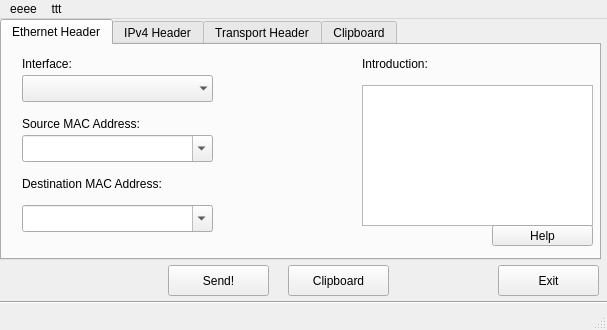
<?xml version="1.0" encoding="UTF-8"?>
<ui version="4.0">
 <class>MainWindow</class>
 <widget class="QMainWindow" name="MainWindow">
  <property name="geometry">
   <rect>
    <x>0</x>
    <y>0</y>
    <width>607</width>
    <height>330</height>
   </rect>
  </property>
  <property name="sizePolicy">
   <sizepolicy hsizetype="Fixed" vsizetype="Fixed">
    <horstretch>0</horstretch>
    <verstretch>0</verstretch>
   </sizepolicy>
  </property>
  <property name="maximumSize">
   <size>
    <width>607</width>
    <height>330</height>
   </size>
  </property>
  <property name="windowTitle">
   <string>Packet Crafter - V1.0</string>
  </property>
  <property name="windowIcon">
   <iconset>
    <normaloff>../../Pictures/Wallpapers/Mustang in Anticipation 1920 by 1080.jpg</normaloff>../../Pictures/Wallpapers/Mustang in Anticipation 1920 by 1080.jpg</iconset>
  </property>
  <property name="toolTipDuration">
   <number>-3</number>
  </property>
  <property name="documentMode">
   <bool>false</bool>
  </property>
  <property name="tabShape">
   <enum>QTabWidget::Rounded</enum>
  </property>
  <widget class="QWidget" name="centralwidget">
   <widget class="QTabWidget" name="tabWidget">
    <property name="geometry">
     <rect>
      <x>0</x>
      <y>0</y>
      <width>601</width>
      <height>241</height>
     </rect>
    </property>
    <property name="accessibleName">
     <string/>
    </property>
    <property name="tabPosition">
     <enum>QTabWidget::North</enum>
    </property>
    <property name="currentIndex">
     <number>0</number>
    </property>
    <widget class="QWidget" name="Ethernet">
     <attribute name="title">
      <string>Ethernet Header</string>
     </attribute>
     <widget class="QLabel" name="ifacelabel">
      <property name="geometry">
       <rect>
        <x>20</x>
        <y>10</y>
        <width>81</width>
        <height>17</height>
       </rect>
      </property>
      <property name="text">
       <string>Interface:</string>
      </property>
     </widget>
     <widget class="QLabel" name="label_2">
      <property name="geometry">
       <rect>
        <x>20</x>
        <y>70</y>
        <width>171</width>
        <height>17</height>
       </rect>
      </property>
      <property name="text">
       <string>Source MAC Address:</string>
      </property>
     </widget>
     <widget class="QLabel" name="label_3">
      <property name="geometry">
       <rect>
        <x>20</x>
        <y>130</y>
        <width>201</width>
        <height>17</height>
       </rect>
      </property>
      <property name="text">
       <string>Destination MAC Address:</string>
      </property>
     </widget>
     <widget class="QComboBox" name="interface_box">
      <property name="geometry">
       <rect>
        <x>20</x>
        <y>30</y>
        <width>191</width>
        <height>27</height>
       </rect>
      </property>
      <property name="sizePolicy">
       <sizepolicy hsizetype="Fixed" vsizetype="Fixed">
        <horstretch>0</horstretch>
        <verstretch>0</verstretch>
       </sizepolicy>
      </property>
      <property name="cursor">
       <cursorShape>ArrowCursor</cursorShape>
      </property>
      <property name="mouseTracking">
       <bool>false</bool>
      </property>
      <property name="focusPolicy">
       <enum>Qt::ClickFocus</enum>
      </property>
      <property name="contextMenuPolicy">
       <enum>Qt::DefaultContextMenu</enum>
      </property>
      <property name="acceptDrops">
       <bool>true</bool>
      </property>
      <property name="statusTip">
       <string/>
      </property>
      <property name="layoutDirection">
       <enum>Qt::LeftToRight</enum>
      </property>
      <property name="autoFillBackground">
       <bool>true</bool>
      </property>
      <property name="styleSheet">
       <string notr="true">font: 57 italic 11pt &quot;Ubuntu&quot;;</string>
      </property>
      <property name="currentText">
       <string/>
      </property>
      <property name="currentIndex">
       <number>-1</number>
      </property>
      <property name="sizeAdjustPolicy">
       <enum>QComboBox::AdjustToContentsOnFirstShow</enum>
      </property>
      <property name="duplicatesEnabled">
       <bool>false</bool>
      </property>
      <property name="frame">
       <bool>false</bool>
      </property>
      <property name="modelColumn">
       <number>0</number>
      </property>
      <item>
       <property name="text">
        <string>ascsd</string>
       </property>
      </item>
     </widget>
     <widget class="QComboBox" name="source_MAC_box">
      <property name="geometry">
       <rect>
        <x>20</x>
        <y>90</y>
        <width>191</width>
        <height>27</height>
       </rect>
      </property>
      <property name="acceptDrops">
       <bool>false</bool>
      </property>
      <property name="editable">
       <bool>true</bool>
      </property>
      <property name="currentText">
       <string/>
      </property>
      <property name="currentIndex">
       <number>-1</number>
      </property>
      <property name="duplicatesEnabled">
       <bool>false</bool>
      </property>
      <property name="frame">
       <bool>true</bool>
      </property>
     </widget>
     <widget class="QComboBox" name="dest_MAC_box">
      <property name="geometry">
       <rect>
        <x>20</x>
        <y>160</y>
        <width>191</width>
        <height>27</height>
       </rect>
      </property>
      <property name="acceptDrops">
       <bool>false</bool>
      </property>
      <property name="editable">
       <bool>true</bool>
      </property>
      <property name="currentText">
       <string/>
      </property>
      <property name="currentIndex">
       <number>-1</number>
      </property>
      <property name="duplicatesEnabled">
       <bool>false</bool>
      </property>
      <property name="frame">
       <bool>true</bool>
      </property>
     </widget>
     <widget class="QTextEdit" name="ScapyCode">
      <property name="geometry">
       <rect>
        <x>360</x>
        <y>40</y>
        <width>231</width>
        <height>141</height>
       </rect>
      </property>
     </widget>
     <widget class="QLabel" name="label_7">
      <property name="geometry">
       <rect>
        <x>360</x>
        <y>10</y>
        <width>111</width>
        <height>17</height>
       </rect>
      </property>
      <property name="text">
       <string>Introduction:</string>
      </property>
     </widget>
     <widget class="QPushButton" name="help">
      <property name="geometry">
       <rect>
        <x>490</x>
        <y>180</y>
        <width>101</width>
        <height>21</height>
       </rect>
      </property>
      <property name="text">
       <string>Help</string>
      </property>
     </widget>
    </widget>
    <widget class="QWidget" name="IP">
     <attribute name="title">
      <string>IPv4 Header</string>
     </attribute>
     <widget class="QLabel" name="iface_2">
      <property name="geometry">
       <rect>
        <x>20</x>
        <y>10</y>
        <width>151</width>
        <height>17</height>
       </rect>
      </property>
      <property name="text">
       <string>Source IP Address:</string>
      </property>
     </widget>
     <widget class="QLabel" name="iface_3">
      <property name="geometry">
       <rect>
        <x>20</x>
        <y>90</y>
        <width>201</width>
        <height>17</height>
       </rect>
      </property>
      <property name="text">
       <string>Destination IP or Hostname:</string>
      </property>
     </widget>
     <widget class="QComboBox" name="source_IP_box">
      <property name="geometry">
       <rect>
        <x>20</x>
        <y>30</y>
        <width>191</width>
        <height>27</height>
       </rect>
      </property>
      <property name="acceptDrops">
       <bool>false</bool>
      </property>
      <property name="editable">
       <bool>true</bool>
      </property>
      <property name="currentText">
       <string/>
      </property>
      <property name="currentIndex">
       <number>-1</number>
      </property>
      <property name="duplicatesEnabled">
       <bool>false</bool>
      </property>
      <property name="frame">
       <bool>true</bool>
      </property>
      <item>
       <property name="text">
        <string>dap</string>
       </property>
      </item>
      <item>
       <property name="text">
        <string>eeapp</string>
       </property>
      </item>
     </widget>
     <widget class="QComboBox" name="dest_IP_box">
      <property name="geometry">
       <rect>
        <x>20</x>
        <y>110</y>
        <width>191</width>
        <height>27</height>
       </rect>
      </property>
      <property name="acceptDrops">
       <bool>false</bool>
      </property>
      <property name="editable">
       <bool>true</bool>
      </property>
      <property name="currentText">
       <string/>
      </property>
      <property name="currentIndex">
       <number>-1</number>
      </property>
      <property name="duplicatesEnabled">
       <bool>false</bool>
      </property>
      <property name="frame">
       <bool>true</bool>
      </property>
      <item>
       <property name="text">
        <string>dap</string>
       </property>
      </item>
      <item>
       <property name="text">
        <string>eeapp</string>
       </property>
      </item>
     </widget>
     <widget class="QGroupBox" name="groupBox">
      <property name="geometry">
       <rect>
        <x>390</x>
        <y>10</y>
        <width>201</width>
        <height>191</height>
       </rect>
      </property>
      <property name="title">
       <string>ARP</string>
      </property>
      <widget class="QPushButton" name="arp_send">
       <property name="geometry">
        <rect>
         <x>90</x>
         <y>110</y>
         <width>101</width>
         <height>27</height>
        </rect>
       </property>
       <property name="text">
        <string>Send</string>
       </property>
      </widget>
      <widget class="QPushButton" name="arp_code">
       <property name="geometry">
        <rect>
         <x>90</x>
         <y>140</y>
         <width>101</width>
         <height>27</height>
        </rect>
       </property>
       <property name="text">
        <string>Code</string>
       </property>
      </widget>
      <widget class="QRadioButton" name="radioButton">
       <property name="geometry">
        <rect>
         <x>20</x>
         <y>30</y>
         <width>117</width>
         <height>22</height>
        </rect>
       </property>
       <property name="text">
        <string>ARP Request</string>
       </property>
       <property name="checked">
        <bool>true</bool>
       </property>
       <property name="autoRepeat">
        <bool>false</bool>
       </property>
      </widget>
      <widget class="QRadioButton" name="arp_response_radio">
       <property name="geometry">
        <rect>
         <x>20</x>
         <y>60</y>
         <width>131</width>
         <height>22</height>
        </rect>
       </property>
       <property name="text">
        <string>ARP Response</string>
       </property>
       <property name="checked">
        <bool>false</bool>
       </property>
      </widget>
     </widget>
     <widget class="Line" name="line">
      <property name="geometry">
       <rect>
        <x>360</x>
        <y>10</y>
        <width>20</width>
        <height>191</height>
       </rect>
      </property>
      <property name="orientation">
       <enum>Qt::Vertical</enum>
      </property>
     </widget>
    </widget>
    <widget class="QWidget" name="next">
     <attribute name="title">
      <string>Transport Header</string>
     </attribute>
     <widget class="QComboBox" name="protocolbox">
      <property name="geometry">
       <rect>
        <x>20</x>
        <y>10</y>
        <width>85</width>
        <height>27</height>
       </rect>
      </property>
      <item>
       <property name="text">
        <string>TCP</string>
       </property>
      </item>
      <item>
       <property name="text">
        <string>UDP</string>
       </property>
      </item>
      <item>
       <property name="text">
        <string>ICMP</string>
       </property>
      </item>
     </widget>
     <widget class="QLabel" name="label">
      <property name="geometry">
       <rect>
        <x>30</x>
        <y>40</y>
        <width>121</width>
        <height>31</height>
       </rect>
      </property>
      <property name="text">
       <string>Source Port:</string>
      </property>
     </widget>
     <widget class="QLabel" name="label_4">
      <property name="geometry">
       <rect>
        <x>30</x>
        <y>80</y>
        <width>121</width>
        <height>31</height>
       </rect>
      </property>
      <property name="text">
       <string>Destination Port:</string>
      </property>
     </widget>
     <widget class="QLineEdit" name="sourceport">
      <property name="geometry">
       <rect>
        <x>160</x>
        <y>40</y>
        <width>61</width>
        <height>27</height>
       </rect>
      </property>
     </widget>
     <widget class="QLineEdit" name="lineEdit_2">
      <property name="geometry">
       <rect>
        <x>160</x>
        <y>80</y>
        <width>61</width>
        <height>27</height>
       </rect>
      </property>
     </widget>
     <widget class="QGroupBox" name="groupBox_fo_flags">
      <property name="geometry">
       <rect>
        <x>30</x>
        <y>120</y>
        <width>231</width>
        <height>80</height>
       </rect>
      </property>
      <property name="title">
       <string/>
      </property>
      <widget class="QLabel" name="label_5">
       <property name="geometry">
        <rect>
         <x>10</x>
         <y>-10</y>
         <width>51</width>
         <height>31</height>
        </rect>
       </property>
       <property name="text">
        <string>Flags:</string>
       </property>
      </widget>
      <widget class="QRadioButton" name="SYN">
       <property name="geometry">
        <rect>
         <x>20</x>
         <y>20</y>
         <width>61</width>
         <height>22</height>
        </rect>
       </property>
       <property name="text">
        <string>SYN</string>
       </property>
       <property name="checked">
        <bool>true</bool>
       </property>
      </widget>
      <widget class="QRadioButton" name="ACK">
       <property name="geometry">
        <rect>
         <x>20</x>
         <y>40</y>
         <width>61</width>
         <height>22</height>
        </rect>
       </property>
       <property name="text">
        <string>ACK</string>
       </property>
      </widget>
      <widget class="QRadioButton" name="FIN">
       <property name="geometry">
        <rect>
         <x>160</x>
         <y>20</y>
         <width>61</width>
         <height>22</height>
        </rect>
       </property>
       <property name="text">
        <string>FIN</string>
       </property>
      </widget>
      <widget class="QRadioButton" name="URG">
       <property name="geometry">
        <rect>
         <x>90</x>
         <y>40</y>
         <width>61</width>
         <height>22</height>
        </rect>
       </property>
       <property name="text">
        <string>URG</string>
       </property>
      </widget>
      <widget class="QRadioButton" name="PSH">
       <property name="geometry">
        <rect>
         <x>90</x>
         <y>20</y>
         <width>61</width>
         <height>22</height>
        </rect>
       </property>
       <property name="text">
        <string>PSH</string>
       </property>
      </widget>
      <widget class="QRadioButton" name="RST">
       <property name="geometry">
        <rect>
         <x>160</x>
         <y>40</y>
         <width>61</width>
         <height>22</height>
        </rect>
       </property>
       <property name="text">
        <string>RST</string>
       </property>
      </widget>
     </widget>
     <widget class="Line" name="line_2">
      <property name="geometry">
       <rect>
        <x>273</x>
        <y>10</y>
        <width>20</width>
        <height>191</height>
       </rect>
      </property>
      <property name="orientation">
       <enum>Qt::Vertical</enum>
      </property>
     </widget>
     <widget class="QGroupBox" name="groupBox_for_payload">
      <property name="geometry">
       <rect>
        <x>300</x>
        <y>10</y>
        <width>291</width>
        <height>181</height>
       </rect>
      </property>
      <property name="title">
       <string/>
      </property>
      <widget class="QLabel" name="label_6">
       <property name="geometry">
        <rect>
         <x>10</x>
         <y>20</y>
         <width>61</width>
         <height>31</height>
        </rect>
       </property>
       <property name="text">
        <string>Payload:</string>
       </property>
      </widget>
      <widget class="QRadioButton" name="payload_string">
       <property name="geometry">
        <rect>
         <x>50</x>
         <y>50</y>
         <width>71</width>
         <height>22</height>
        </rect>
       </property>
       <property name="text">
        <string>String:</string>
       </property>
      </widget>
      <widget class="QRadioButton" name="payload_no">
       <property name="geometry">
        <rect>
         <x>50</x>
         <y>120</y>
         <width>111</width>
         <height>22</height>
        </rect>
       </property>
       <property name="text">
        <string>No Payload</string>
       </property>
       <property name="checked">
        <bool>true</bool>
       </property>
      </widget>
      <widget class="QRadioButton" name="payloadPcap">
       <property name="geometry">
        <rect>
         <x>50</x>
         <y>90</y>
         <width>111</width>
         <height>22</height>
        </rect>
       </property>
       <property name="text">
        <string>'X' * times: </string>
       </property>
      </widget>
      <widget class="QLineEdit" name="stringbox">
       <property name="geometry">
        <rect>
         <x>130</x>
         <y>50</y>
         <width>151</width>
         <height>27</height>
        </rect>
       </property>
      </widget>
      <widget class="QLineEdit" name="xintotimes">
       <property name="geometry">
        <rect>
         <x>150</x>
         <y>90</y>
         <width>41</width>
         <height>27</height>
        </rect>
       </property>
      </widget>
     </widget>
    </widget>
    <widget class="QWidget" name="tab">
     <attribute name="title">
      <string>Clipboard</string>
     </attribute>
     <widget class="QTextEdit" name="Clipboard">
      <property name="geometry">
       <rect>
        <x>10</x>
        <y>20</y>
        <width>581</width>
        <height>181</height>
       </rect>
      </property>
     </widget>
    </widget>
   </widget>
   <widget class="QPushButton" name="send_button">
    <property name="geometry">
     <rect>
      <x>168</x>
      <y>246</y>
      <width>101</width>
      <height>31</height>
     </rect>
    </property>
    <property name="text">
     <string>Send!</string>
    </property>
   </widget>
   <widget class="QPushButton" name="clipboard_button">
    <property name="geometry">
     <rect>
      <x>288</x>
      <y>246</y>
      <width>101</width>
      <height>31</height>
     </rect>
    </property>
    <property name="text">
     <string>Clipboard</string>
    </property>
   </widget>
   <widget class="QPushButton" name="exit">
    <property name="geometry">
     <rect>
      <x>498</x>
      <y>246</y>
      <width>101</width>
      <height>31</height>
     </rect>
    </property>
    <property name="text">
     <string>Exit</string>
    </property>
   </widget>
   <widget class="Line" name="line_3">
    <property name="geometry">
     <rect>
      <x>-3</x>
      <y>275</y>
      <width>631</width>
      <height>16</height>
     </rect>
    </property>
    <property name="orientation">
     <enum>Qt::Horizontal</enum>
    </property>
   </widget>
  </widget>
  <widget class="QMenuBar" name="menuBar">
   <property name="geometry">
    <rect>
     <x>0</x>
     <y>0</y>
     <width>607</width>
     <height>25</height>
    </rect>
   </property>
   <property name="defaultUp">
    <bool>true</bool>
   </property>
   <property name="nativeMenuBar">
    <bool>false</bool>
   </property>
   <widget class="QMenu" name="menuEeee">
    <property name="title">
     <string>eeee</string>
    </property>
   </widget>
   <widget class="QMenu" name="menuTtt">
    <property name="title">
     <string>ttt</string>
    </property>
   </widget>
   <addaction name="menuEeee"/>
   <addaction name="menuTtt"/>
  </widget>
  <widget class="QStatusBar" name="statusBar"/>
 </widget>
 <resources/>
 <connections/>
</ui>
